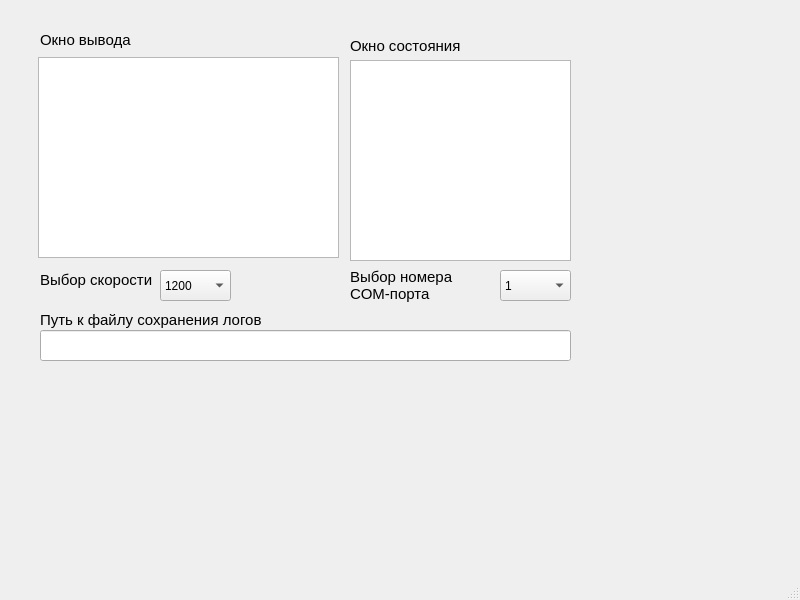
<?xml version="1.0" encoding="UTF-8"?>
<ui version="4.0">
 <class>MainWindow</class>
 <widget class="QMainWindow" name="MainWindow">
  <property name="geometry">
   <rect>
    <x>0</x>
    <y>0</y>
    <width>800</width>
    <height>600</height>
   </rect>
  </property>
  <property name="windowTitle">
   <string>MainWindow</string>
  </property>
  <widget class="QWidget" name="centralwidget">
   <widget class="QLabel" name="label_4">
    <property name="geometry">
     <rect>
      <x>350</x>
      <y>260</y>
      <width>111</width>
      <height>51</height>
     </rect>
    </property>
    <property name="font">
     <font>
      <pointsize>11</pointsize>
     </font>
    </property>
    <property name="text">
     <string>Выбор номера&lt;br&gt;COM-порта</string>
    </property>
   </widget>
   <widget class="QComboBox" name="chooseSpeed">
    <property name="geometry">
     <rect>
      <x>160</x>
      <y>270</y>
      <width>71</width>
      <height>31</height>
     </rect>
    </property>
    <item>
     <property name="text">
      <string>1200</string>
     </property>
    </item>
    <item>
     <property name="text">
      <string>2400</string>
     </property>
    </item>
    <item>
     <property name="text">
      <string>4800</string>
     </property>
    </item>
    <item>
     <property name="text">
      <string>9600</string>
     </property>
    </item>
   </widget>
   <widget class="QComboBox" name="chooseCOM">
    <property name="geometry">
     <rect>
      <x>500</x>
      <y>270</y>
      <width>71</width>
      <height>31</height>
     </rect>
    </property>
    <item>
     <property name="text">
      <string>1</string>
     </property>
    </item>
    <item>
     <property name="text">
      <string>2</string>
     </property>
    </item>
    <item>
     <property name="text">
      <string>3</string>
     </property>
    </item>
    <item>
     <property name="text">
      <string>4</string>
     </property>
    </item>
    <item>
     <property name="text">
      <string>5</string>
     </property>
    </item>
    <item>
     <property name="text">
      <string>6</string>
     </property>
    </item>
    <item>
     <property name="text">
      <string>7</string>
     </property>
    </item>
    <item>
     <property name="text">
      <string>8</string>
     </property>
    </item>
    <item>
     <property name="text">
      <string>9</string>
     </property>
    </item>
   </widget>
   <widget class="QLabel" name="label_5">
    <property name="geometry">
     <rect>
      <x>40</x>
      <y>260</y>
      <width>121</width>
      <height>41</height>
     </rect>
    </property>
    <property name="font">
     <font>
      <pointsize>11</pointsize>
     </font>
    </property>
    <property name="text">
     <string>&lt;html&gt;&lt;head/&gt;&lt;body&gt;&lt;p&gt;Выбор скорости&lt;/p&gt;&lt;/body&gt;&lt;/html&gt;</string>
    </property>
   </widget>
   <widget class="QLabel" name="label_2">
    <property name="geometry">
     <rect>
      <x>40</x>
      <y>30</y>
      <width>201</width>
      <height>20</height>
     </rect>
    </property>
    <property name="font">
     <font>
      <pointsize>11</pointsize>
     </font>
    </property>
    <property name="text">
     <string>Окно вывода</string>
    </property>
   </widget>
   <widget class="QTextBrowser" name="outputCOM">
    <property name="geometry">
     <rect>
      <x>38</x>
      <y>57</y>
      <width>301</width>
      <height>201</height>
     </rect>
    </property>
   </widget>
   <widget class="QTextBrowser" name="outputStatus">
    <property name="geometry">
     <rect>
      <x>350</x>
      <y>60</y>
      <width>221</width>
      <height>201</height>
     </rect>
    </property>
   </widget>
   <widget class="QLabel" name="label_3">
    <property name="geometry">
     <rect>
      <x>350</x>
      <y>30</y>
      <width>261</width>
      <height>31</height>
     </rect>
    </property>
    <property name="font">
     <font>
      <pointsize>11</pointsize>
     </font>
    </property>
    <property name="text">
     <string>Окно состояния</string>
    </property>
   </widget>
   <widget class="QLineEdit" name="dirToSave">
    <property name="geometry">
     <rect>
      <x>40</x>
      <y>330</y>
      <width>531</width>
      <height>31</height>
     </rect>
    </property>
   </widget>
   <widget class="QLabel" name="label_6">
    <property name="geometry">
     <rect>
      <x>40</x>
      <y>310</y>
      <width>241</width>
      <height>20</height>
     </rect>
    </property>
    <property name="font">
     <font>
      <pointsize>11</pointsize>
     </font>
    </property>
    <property name="text">
     <string>Путь к файлу сохранения логов</string>
    </property>
   </widget>
  </widget>
  <widget class="QMenuBar" name="menubar">
   <property name="geometry">
    <rect>
     <x>0</x>
     <y>0</y>
     <width>800</width>
     <height>21</height>
    </rect>
   </property>
  </widget>
  <widget class="QStatusBar" name="statusbar"/>
 </widget>
 <resources/>
 <connections/>
</ui>
